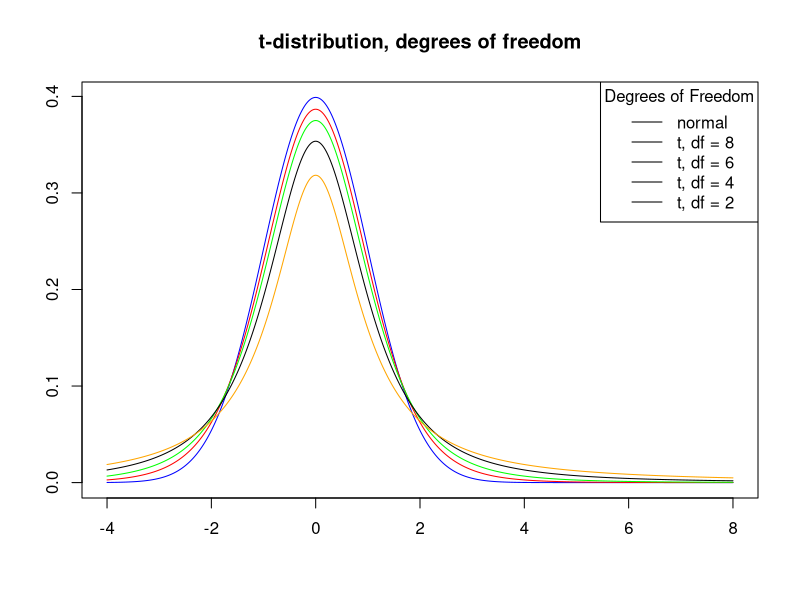

This chart was generated by the following R code:
#' BTC1859 Data Science I, Assigbnment 1 
#' Zacehry Chan 

#' -------------------------------------

#' Question 1: Suppose 6 out of 15 students in a class develop influenza, 
#' whereas there is 20% chance for a student in similar school classes 
#' nationwide to develop influenza. Is there evidence of an excessive number 
#' of cases in the class? That is, what is the probability of obtaining at 
#' least 6 cases in this class if the nationwide rate holds true?


#' Using the fucntion pbinopm() as this scenario deals with desecretized, 
#' numerical data. Also assuming taht there are only 2 states for this sickness,
#' sick or not sick, thus fulfilling the requiremnets (&conditions) necessary 
#' to use a binomial distribution 
#' 
#' Given p = 0.2, _________

prob_at_least_6 <- 1 - pbinom(5,size = 15,prob = 0.2)

#outputting probability to console window
prob_at_least_6

# prob_at_least_6 = 0.06105143

#' Calculates the porbability fo there being at least 5 (x <= 5) 
#' takes the complement to see the probablity of there being at least 6 cases 
#' of sickeness in a given class, given the parameters 

#' -------------------------------------

# Question 5

#Setting sequence for x-axis, using seq func to ensure smooth line (has many, many points)
x <- seq(from=-4,to=8,length.out = 1000)

#PLotting normal distribution as y to plot on graph, using standard normal distribution (mean = 0, var = 1)
y_norm <- dnorm(x, mean = 0, sd = sqrt(1), log = FALSE)

#Plotting the normal distribution first as it well be tallest and set the zoom for y-axis accordingly
plot(x,y_norm, type = "l", main="t-distribution, degrees of freedom",col = "blue", xlab = " ",ylab = " ")

#Creating vectors for the given degrees of freedom for the t-distributions
df_8 <- 8
df_4 <- 4
df_2 <- 2
df_1 <- 1

#Using points() to plot each t-distribution on the original graph 
y_8 <- dt(x, df_8)
points(x,y_8, type="l", col="red")

y_4 <- dt(x, df_4)
points(x,y_4, type="l", col="green")

y_2 <- dt(x, df_2)
points(x,y_2, type="l", col="black")

y_1 <- dt(x, df_1)
points(x,y_1, type="l", col="orange")

#Creating legend for the graph
legend("topright", legend = c("normal", "t, df = 8","t, df = 6", "t, df = 4", "t, df = 2"), lty = 1, border = "black", title = "Degrees of Freedom")
